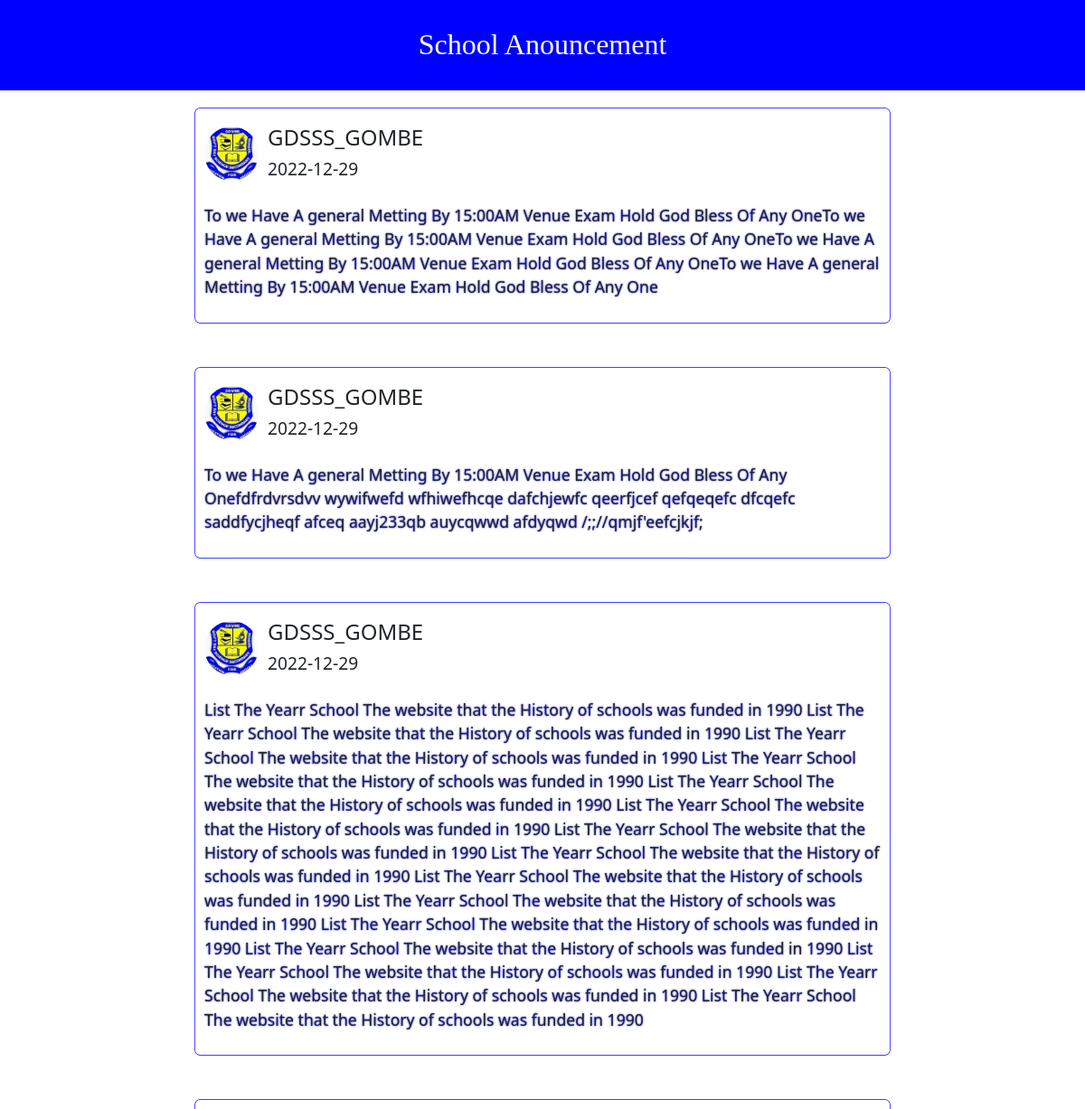
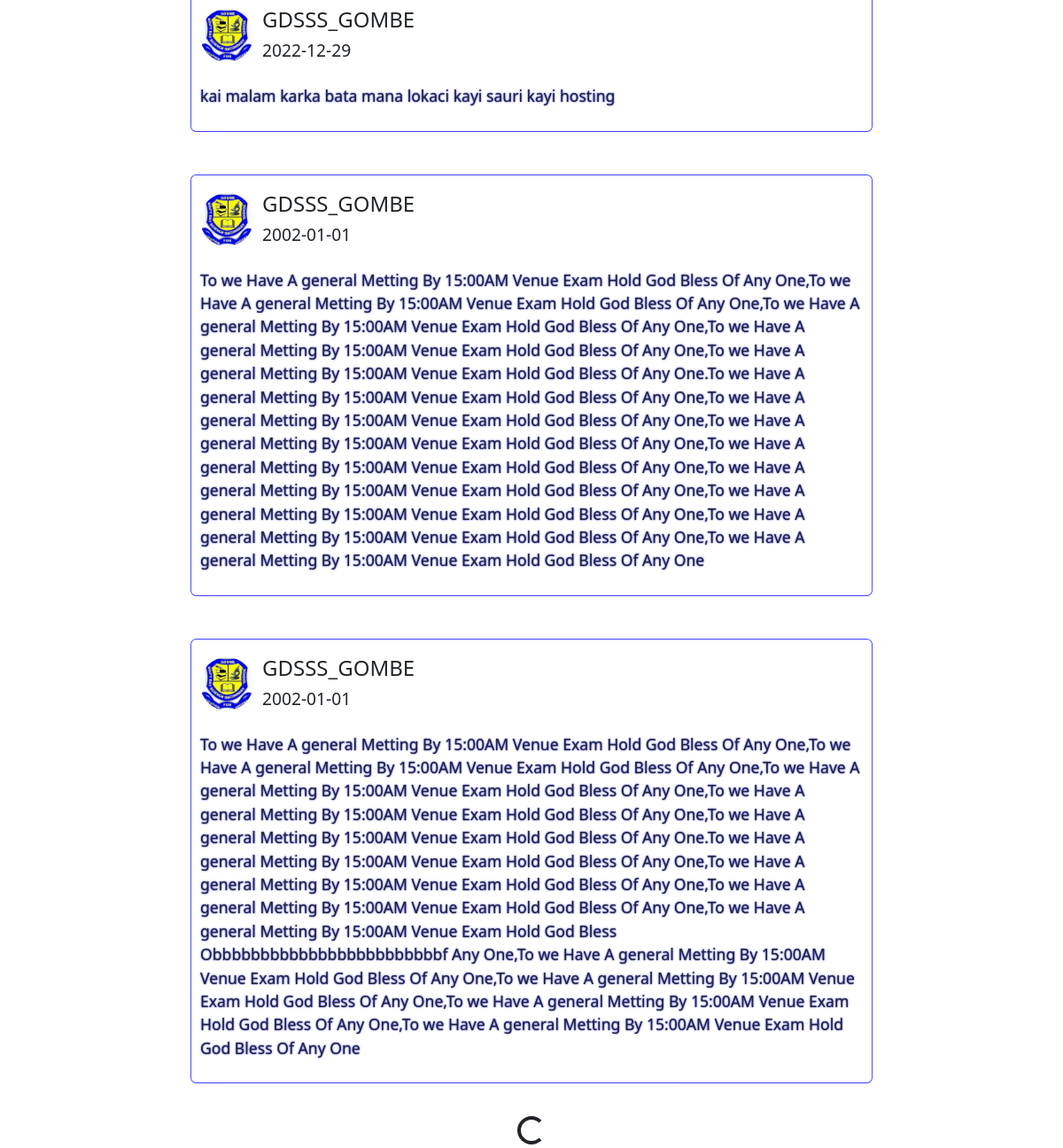
The app's page /annouce.php with its own data (2 pictures, top to bottom).
### tables this page shows
CREATE TABLE `new_data` (
  `id` int(200) NOT NULL,
  `school_post` text NOT NULL,
  `date_time` date NOT NULL
);

### annouce.php (the view, shortened to what this page needs)
<!DOCTYPE html>
<html>
<head>
	<link rel="stylesheet" type="text/css" href="style.css">
    <link href="bootstrap/bootstrap/css/bootstrap.css" type="text/css" rel="stylesheet">
</head>
<body>
	<div id="anouncement">
		<h3>School Anouncement</h3>
	</div>
<?php
	include 'conns.php';
	$sql = mysqli_query($connection, "SELECT * FROM new_data");
	if(mysqli_num_rows($sql) > 0 ) {
		while ($row = mysqli_fetch_assoc($sql)) {
				$school_post = $row['school_post'];
				$date_time = $row['date_time'];
				echo '<div class="anouncement-body">
		<div class="body">
			<div class="body-tx">
				<img src="images/logo.png">
				<p>GDSSS_GOMBE</p>
			</div>
			<div class="date">
				<h6>'.$date_time.'</h6>
			</div>
			<div class="content">
				<p>'.$school_post.'</p>
			</div>
		</div>
	</div>
';
			}
	}
?>
<div class="load">
		<div class="container mt-2 text-center">
        	<div class="spinner-border text-center"></div>
        </div>
</div>
</body>
</html>

### style.css (style rules this page uses)
* { margin: 0; padding: 0; cursor: pointer; }
#anouncement { width: 100% auto; height: 100px; background: blue; text-align: center; }
#anouncement h3 { color: white; padding-top: 30px; font-size: 2rem; font-family: tahoma; }
.anouncement-body { width: 80%; margin: auto; display: flex; justify-content: space-between; align-items: flex-start; flex-wrap: wrap; margin-top: 20px; justify-content: center; }
.body { flex-basis: 80%; padding: 10px; margin-bottom: 30px; border-radius: 5px; box-shadow: 0 0 0 0.7px blue; cursor: pointer; transition: transform .5s; display: inline; text-align: center; }
.body-tx { display: flex; align-items: center; margin: 10px 0; }
.body-tx p { font-size: 24px; margin-left: -10px; margin-top: -20px; }
.body-tx img { width: 60px; height: 60px; margin-right: 20px; border-radius: 50%; }
.date { text-align: left; height: 50px; }
.date h6 { font-size: 1.2rem; font-weight: normal; margin-left: 70px; margin-top: -35px; }
.content { text-align: left; margin-left: 0px; }
.content p { text-shadow: 0 0 2px blue; font-size: 1.1rem; }

### records on screen
new_data: date_time "2022-12-29", school_post "To we Have A general Metting By 15:00AM Venue Exam Hold God Bless Of Any OneTo we Have A general Metting By 15:00AM Venue Exam Hold God Bless Of Any OneTo we Have A general Metting By 15:00AM Venue Exam Hold God Bless Of Any OneTo we Have A general Metting By 15:00AM Venue Exam Hold God Bless Of Any One"
new_data: date_time "2022-12-29", school_post "To we Have A general Metting By 15:00AM Venue Exam Hold God Bless Of Any Onefdfrdvrsdvv wywifwefd wfhiwefhcqe dafchjewfc qeerfjcef qefqeqefc dfcqefc saddfycjheqf afceq aayj233qb auycqwwd afdyqwd /;;//qmjf'eefcjkjf;"
new_data: date_time "2022-12-29", school_post "List The Yearr School The website that the History of schools was funded in 1990 List The Yearr School The website that the History of schools was funded in 1990 List The Yearr School The website that the History of schools was funded in 1990 List The Yearr School The website that the History of schools was funded in 1990 List The Yearr School The website that the History of schools was funded in 1990 List The Yearr School The website that the History of schools was funded in 1990 List The Yearr School The website that the History of schools was funded in 1990 List The Yearr School The website that the History of schools was funded in 1990 List The Yearr School The website that the History…"
new_data: date_time "2022-12-29", school_post "kai malam karka bata mana lokaci kayi sauri kayi hosting"
new_data: date_time "2002-01-01", school_post "To we Have A general Metting By 15:00AM Venue Exam Hold God Bless Of Any One,To we Have A general Metting By 15:00AM Venue Exam Hold God Bless Of Any One,To we Have A general Metting By 15:00AM Venue Exam Hold God Bless Of Any One,To we Have A general Metting By 15:00AM Venue Exam Hold God Bless Of Any One,To we Have A general Metting By 15:00AM Venue Exam Hold God Bless Of Any One.To we Have A general Metting By 15:00AM Venue Exam Hold God Bless Of Any One,To we Have A general Metting By 15:00AM Venue Exam Hold God Bless Of Any One,To we Have A general Metting By 15:00AM Venue Exam Hold God Bless Of Any One,To we Have A general Metting By 15:00AM Venue Exam Hold God Bless Of Any One,To we…"
new_data: date_time "2002-01-01", school_post "To we Have A general Metting By 15:00AM Venue Exam Hold God Bless Of Any One,To we Have A general Metting By 15:00AM Venue Exam Hold God Bless Of Any One,To we Have A general Metting By 15:00AM Venue Exam Hold God Bless Of Any One,To we Have A general Metting By 15:00AM Venue Exam Hold God Bless Of Any One,To we Have A general Metting By 15:00AM Venue Exam Hold God Bless Of Any One.To we Have A general Metting By 15:00AM Venue Exam Hold God Bless Of Any One,To we Have A general Metting By 15:00AM Venue Exam Hold God Bless Of Any One,To we Have A general Metting By 15:00AM Venue Exam Hold God Bless Of Any One,To we Have A general Metting By 15:00AM Venue Exam Hold God Bless…"
